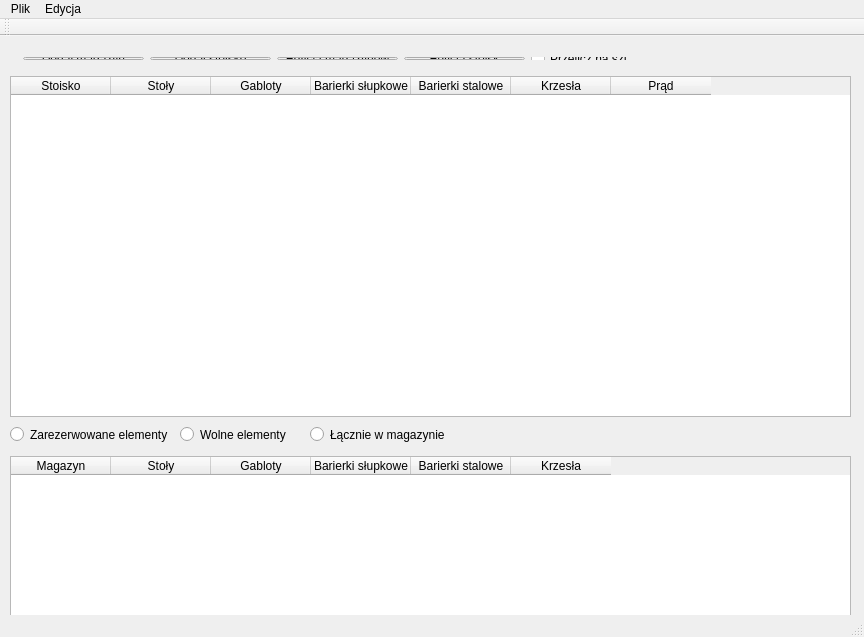
<?xml version="1.0" encoding="UTF-8"?>
<ui version="4.0">
 <class>MainWindow</class>
 <widget class="QMainWindow" name="MainWindow">
  <property name="geometry">
   <rect>
    <x>0</x>
    <y>0</y>
    <width>864</width>
    <height>637</height>
   </rect>
  </property>
  <property name="minimumSize">
   <size>
    <width>0</width>
    <height>0</height>
   </size>
  </property>
  <property name="maximumSize">
   <size>
    <width>864</width>
    <height>637</height>
   </size>
  </property>
  <property name="windowTitle">
   <string>MainWindow</string>
  </property>
  <widget class="QWidget" name="centralWidget">
   <widget class="QTableWidget" name="wystawcy">
    <property name="enabled">
     <bool>true</bool>
    </property>
    <property name="geometry">
     <rect>
      <x>10</x>
      <y>40</y>
      <width>841</width>
      <height>341</height>
     </rect>
    </property>
    <property name="selectionMode">
     <enum>QAbstractItemView::NoSelection</enum>
    </property>
    <property name="columnCount">
     <number>7</number>
    </property>
    <column>
     <property name="text">
      <string>Stoisko</string>
     </property>
    </column>
    <column>
     <property name="text">
      <string>Stoły</string>
     </property>
    </column>
    <column>
     <property name="text">
      <string>Gabloty</string>
     </property>
    </column>
    <column>
     <property name="text">
      <string>Barierki słupkowe</string>
     </property>
    </column>
    <column>
     <property name="text">
      <string>Barierki stalowe</string>
     </property>
    </column>
    <column>
     <property name="text">
      <string>Krzesła</string>
     </property>
    </column>
    <column>
     <property name="text">
      <string>Prąd</string>
     </property>
    </column>
   </widget>
   <widget class="QTableWidget" name="suma">
    <property name="enabled">
     <bool>true</bool>
    </property>
    <property name="geometry">
     <rect>
      <x>10</x>
      <y>420</y>
      <width>841</width>
      <height>161</height>
     </rect>
    </property>
    <property name="selectionMode">
     <enum>QAbstractItemView::NoSelection</enum>
    </property>
    <property name="columnCount">
     <number>6</number>
    </property>
    <column>
     <property name="text">
      <string>Magazyn</string>
     </property>
    </column>
    <column>
     <property name="text">
      <string>Stoły</string>
     </property>
    </column>
    <column>
     <property name="text">
      <string>Gabloty</string>
     </property>
    </column>
    <column>
     <property name="text">
      <string>Barierki słupkowe</string>
     </property>
    </column>
    <column>
     <property name="text">
      <string>Barierki stalowe</string>
     </property>
    </column>
    <column>
     <property name="text">
      <string>Krzesła</string>
     </property>
    </column>
   </widget>
   <widget class="QWidget" name="layoutWidget">
    <property name="geometry">
     <rect>
      <x>12</x>
      <y>10</y>
      <width>651</width>
      <height>25</height>
     </rect>
    </property>
    <layout class="QHBoxLayout" name="horizontalLayout">
     <item>
      <widget class="QPushButton" name="pushButtonSprzet">
       <property name="text">
        <string>Dodaj magazyn</string>
       </property>
      </widget>
     </item>
     <item>
      <widget class="QPushButton" name="pushButtonStoisko">
       <property name="autoFillBackground">
        <bool>false</bool>
       </property>
       <property name="text">
        <string>Dodaj stoisko</string>
       </property>
      </widget>
     </item>
     <item>
      <widget class="QPushButton" name="EdytujMagazyny">
       <property name="text">
        <string>Edycja magazynów</string>
       </property>
      </widget>
     </item>
     <item>
      <widget class="QPushButton" name="EdytujStoiska">
       <property name="text">
        <string>Edycja stoisk</string>
       </property>
      </widget>
     </item>
     <item>
      <widget class="QCheckBox" name="Przelicz">
       <property name="text">
        <string>Przelicz na szt.</string>
       </property>
      </widget>
     </item>
    </layout>
   </widget>
   <widget class="QRadioButton" name="wsumie">
    <property name="geometry">
     <rect>
      <x>310</x>
      <y>390</y>
      <width>141</width>
      <height>17</height>
     </rect>
    </property>
    <property name="text">
     <string>Łącznie w magazynie</string>
    </property>
   </widget>
   <widget class="QRadioButton" name="wolne">
    <property name="geometry">
     <rect>
      <x>180</x>
      <y>390</y>
      <width>141</width>
      <height>17</height>
     </rect>
    </property>
    <property name="text">
     <string>Wolne elementy</string>
    </property>
   </widget>
   <widget class="QRadioButton" name="zerezerwowane">
    <property name="geometry">
     <rect>
      <x>10</x>
      <y>390</y>
      <width>161</width>
      <height>17</height>
     </rect>
    </property>
    <property name="text">
     <string>Zarezerwowane elementy</string>
    </property>
   </widget>
   <widget class="QTableWidget" name="suma_2">
    <property name="enabled">
     <bool>true</bool>
    </property>
    <property name="geometry">
     <rect>
      <x>130</x>
      <y>600</y>
      <width>841</width>
      <height>161</height>
     </rect>
    </property>
    <property name="selectionMode">
     <enum>QAbstractItemView::NoSelection</enum>
    </property>
    <property name="columnCount">
     <number>6</number>
    </property>
    <column>
     <property name="text">
      <string>Magazyn</string>
     </property>
    </column>
    <column>
     <property name="text">
      <string>Stoły</string>
     </property>
    </column>
    <column>
     <property name="text">
      <string>Gabloty</string>
     </property>
    </column>
    <column>
     <property name="text">
      <string>Barierki słupkowe</string>
     </property>
    </column>
    <column>
     <property name="text">
      <string>Barierki stalowe</string>
     </property>
    </column>
    <column>
     <property name="text">
      <string>Krzesła</string>
     </property>
    </column>
   </widget>
  </widget>
  <widget class="QMenuBar" name="menuBar">
   <property name="geometry">
    <rect>
     <x>0</x>
     <y>0</y>
     <width>864</width>
     <height>21</height>
    </rect>
   </property>
   <widget class="QMenu" name="menuPlik">
    <property name="title">
     <string>Plik</string>
    </property>
    <addaction name="actionNowy"/>
    <addaction name="actionOtw_rz"/>
    <addaction name="actionZapisz"/>
    <addaction name="actionZapisz_jako"/>
    <addaction name="separator"/>
    <addaction name="actionWczytaj_z_bazy_danych"/>
    <addaction name="actionZapisz_do_bazy_danych"/>
    <addaction name="separator"/>
    <addaction name="actionZamknij"/>
   </widget>
   <widget class="QMenu" name="menuWystawa">
    <property name="title">
     <string>Edycja</string>
    </property>
    <addaction name="actionW_a_ciwo_ci_wystawy"/>
    <addaction name="separator"/>
    <addaction name="actionPobierz_dane_z_innej_wystawy"/>
   </widget>
   <addaction name="menuPlik"/>
   <addaction name="menuWystawa"/>
  </widget>
  <widget class="QToolBar" name="mainToolBar">
   <attribute name="toolBarArea">
    <enum>TopToolBarArea</enum>
   </attribute>
   <attribute name="toolBarBreak">
    <bool>false</bool>
   </attribute>
  </widget>
  <widget class="QStatusBar" name="statusBar"/>
  <action name="actionNowy">
   <property name="text">
    <string>Nowy</string>
   </property>
  </action>
  <action name="actionOtw_rz">
   <property name="text">
    <string>Otwórz...</string>
   </property>
  </action>
  <action name="actionZapisz">
   <property name="text">
    <string>Zapisz</string>
   </property>
  </action>
  <action name="actionZamknij">
   <property name="text">
    <string>Zamknij</string>
   </property>
  </action>
  <action name="actionZapisz_jako">
   <property name="text">
    <string>Zapisz jako...</string>
   </property>
  </action>
  <action name="actionZapisz_do_bazy_danych">
   <property name="text">
    <string>Zapisz do bazy danych</string>
   </property>
  </action>
  <action name="actionWczytaj_z_bazy_danych">
   <property name="text">
    <string>Wczytaj z bazy danych...</string>
   </property>
  </action>
  <action name="actionW_a_ciwo_ci_wystawy">
   <property name="text">
    <string>Właściwości wystawy..</string>
   </property>
  </action>
  <action name="actionPobierz_dane_z_innej_wystawy">
   <property name="text">
    <string>Pobierz dane z innej wystawy...</string>
   </property>
  </action>
 </widget>
 <layoutdefault spacing="6" margin="11"/>
 <resources/>
 <connections/>
</ui>
